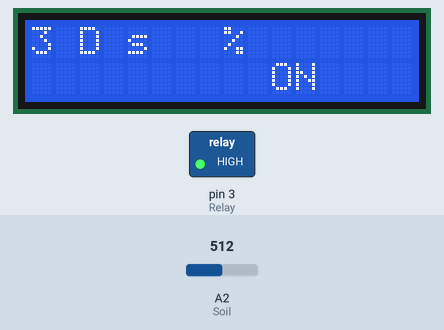
Simulated run of this sketch. Board: Arduino Uno, built with avr-gcc and run on an emulated ATmega328P. Parts: 16×2 character LCD, switched loads named in the sketch (green lamp = pin HIGH). Inputs (shaded band) come from the test bench; at power-on: A2 (Soil) = 512. What the sketch prints to the serial monitor is not drawn.

Above: at 3.2 s.
3.3 s: A2 (Soil) set to 716
At 4.6 s:
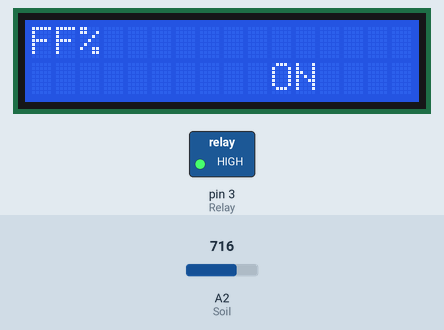
5.6 s: A2 (Soil) set to 900
At 7.1 s:
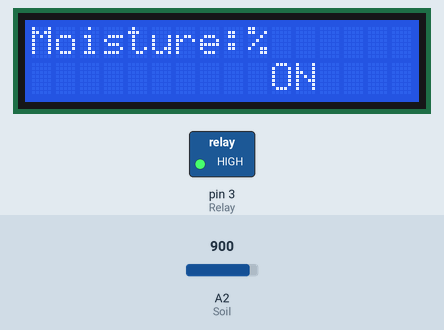
7.6 s: A2 (Soil) set to 306
At 9.3 s:
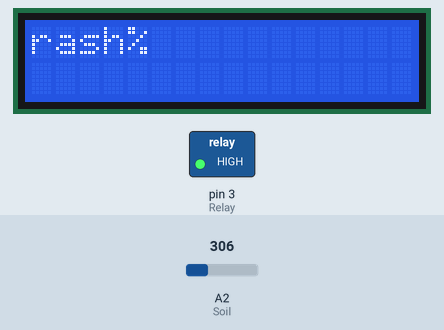
9.6 s: A2 (Soil) set to 286
At 10.7 s:
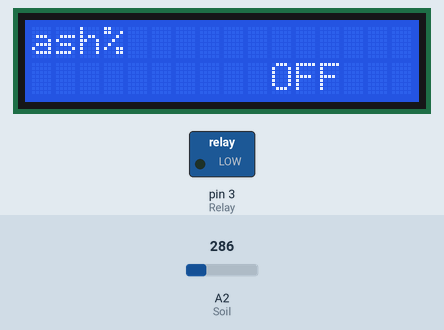
11.6 s: A2 (Soil) set to 338
At 13.2 s:
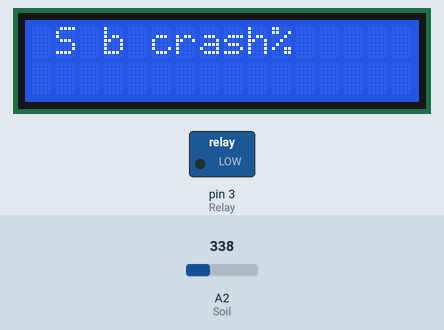
13.7 s: A2 (Soil) set to 363
At 15.5 s:
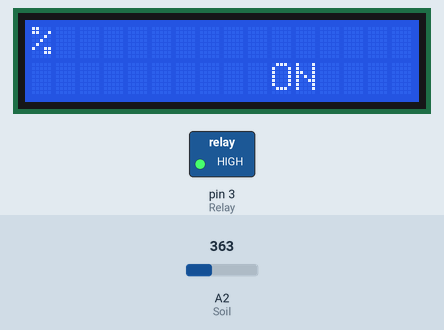
Timing chart, 0 to 16.7 s (numbered marks = the images above; inputs shaded):
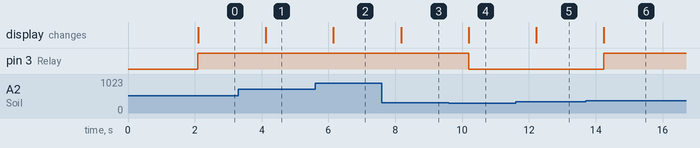

The sketch:

SoilM.ino
```cpp
#include <Wire.h>
#include <LiquidCrystal_I2C.h>
#define Relay 3
#define Soil A2
const int wet = 300;
const int dry = 800;
LiquidCrystal_I2C lcd(0x27, 16, 2);
void setup() {
  Serial.begin(9600);
  pinMode(Relay, OUTPUT);
  lcd.init();
  lcd.backlight();
  lcd.setCursor(0, 0);
  lcd.print("Soil Monitor");
  delay(2000);
  lcd.clear();
  digitalWrite(Relay, LOW);
}
void loop() {
  int values = analogRead(Soil);
  int SoilPercent = map(values, wet, dry, 100, 0);
  SoilPercent = constrain(SoilPercent, 0, 100);
  lcd.clear();
  lcd.setCursor(0, 0);
  lcd.print("Moisture:" + SoilPercent); lcd.print("%");
  if (SoilPercent < 90) {
    digitalWrite(Relay, HIGH);
    lcd.setCursor(10, 1);
    lcd.print("ON ");
  } else if(SoilPercent == 100||SoilPercent > 100){
    digitalWrite(Relay, LOW);
    lcd.setCursor(10, 1);
    lcd.print("OFF");
  }
  Serial.print("SoilPercent: ");
  Serial.print(SoilPercent);
  Serial.println("%");
  delay(1000);
}
```

Measured:
- the behaviour switches between 305 and 304 on A2 (Soil) (found by bisection; images 3 and 4)
- the behaviour switches between 354 and 355 on A2 (Soil) (found by bisection; images 5 and 6)
- after the input at 3.3 s, the display: changes after 0.82 s (image 1)
- after the input at 5.6 s, the display: changes after 0.55 s (image 2)
- after the input at 7.6 s, the display: changes after 0.58 s (image 3)
- after the input at 9.6 s, pin 3 (Relay): HIGH → LOW after 0.59 s; the display: changes after 0.60 s (image 4)
- after the input at 11.6 s, the display: changes after 0.62 s (image 5)
- after the input at 13.7 s, pin 3 (Relay): LOW → HIGH after 0.54 s; the display: changes after 0.55 s (image 6)
